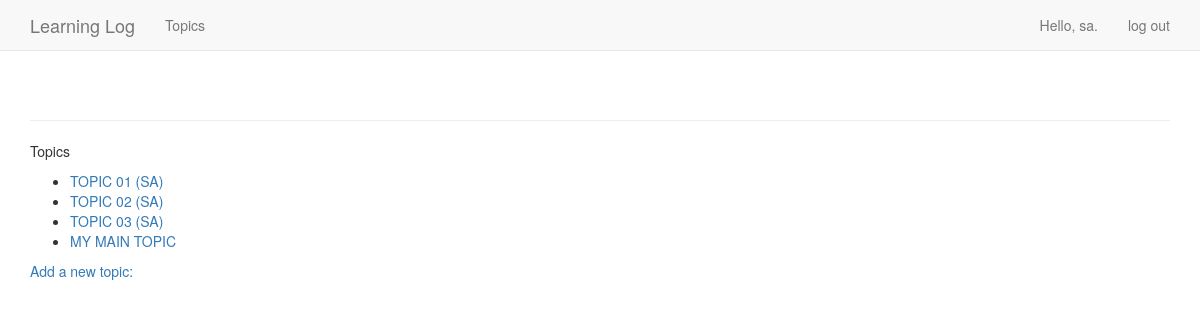
The app's page /topics/ (signed in), older data.
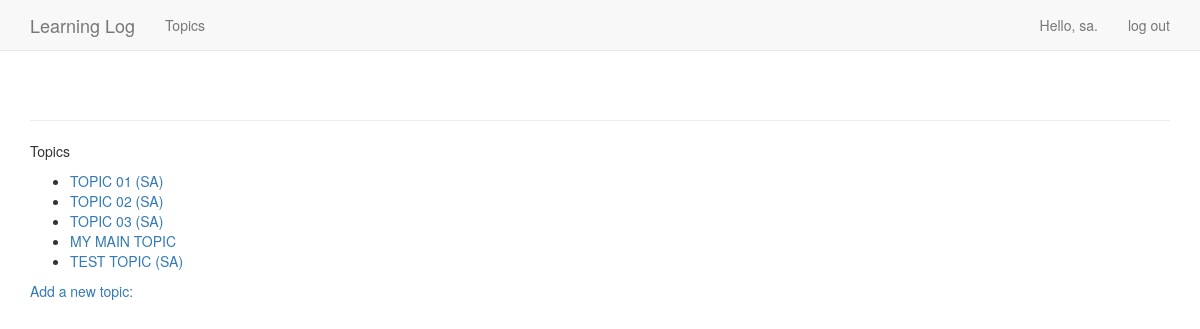
The same page, newer data.
### learning_logs/models.py (models this page shows)
class Topic(models.Model):
    text       = models.CharField(max_length=200)
    date_added = models.DateTimeField(auto_now_add=True)
    owner = models.ForeignKey(User, on_delete=models.PROTECT)
    def __str__(self):
        return self.text
    '''
    We need to tell Django which attribute to use by default when
    it displays information about a topic. Django calls  __str__()
    method to display a simple representation of a model. Here we've
    written __str__() method that returns the string stored in
    the text attribute
    '''

### learning_logs/views.py (the view)
# urls.py: re_path(r'^topics/$', views.topics, name='topics'),
@login_required
def topics(request):
    topics = Topic.objects.filter(owner=request.user).order_by('date_added')
    context = {'topics': topics}
    return render(request, 'learning_logs/topics.html', context)

### learning_logs/templates/learning_logs/topics.html
{% extends "learning_logs/base.html" %}
{% block content %}
  <p>Topics</p>
  <ul>
    {% for topic in topics %}
      <li><a href="{% url 'learning_logs:topic' topic.id %}">{{ topic }}</a></li>
    {% empty %}
      <li>No topics have been added yet.</li>
    {% endfor %}
  </ul>
  <a href="{% url 'learning_logs:new_topic' %}">Add a new topic:</a>
{% endblock content %}

Row changes from the older to the newer data that the page shows:
added Topic: text "TEST TOPIC (SA)"
